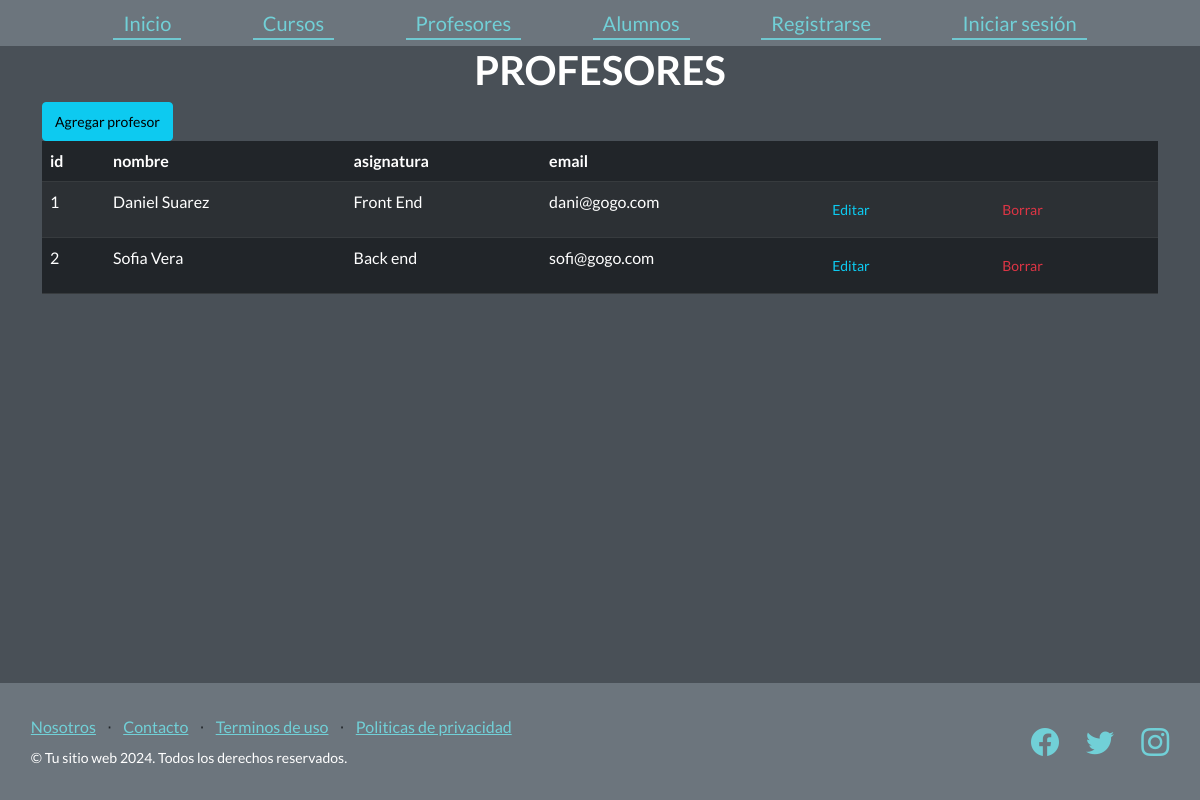
The page /ver_profesores/ on the database as committed earlier.
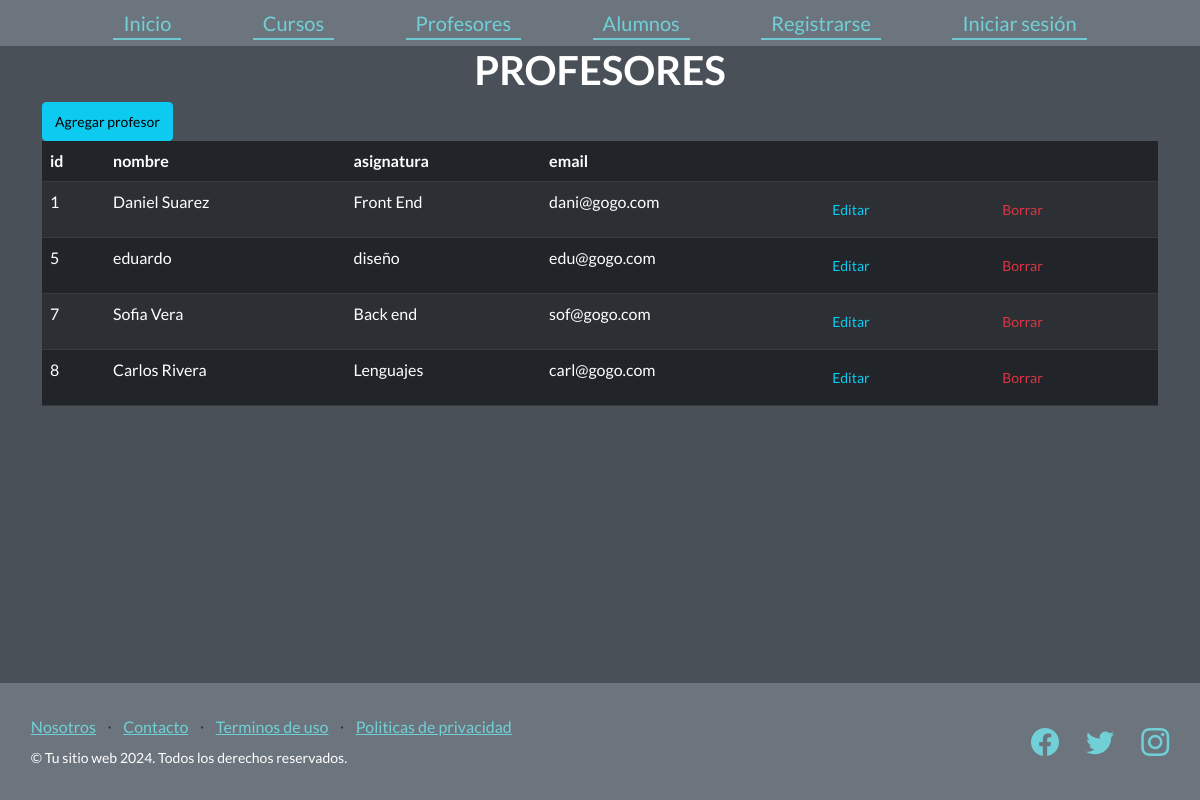
The same page on the database as committed later.
### AppCoder/models.py (models this page shows, shortened)
class Profesores(models.Model):
    nombre = models.CharField(max_length=100)
    asignatura = models.CharField(max_length=100)
    email = models.EmailField(max_length=150)

### AppCoder/views.py (the view)
# urls.py: path("ver_profesores/", views.ver_profesores , name="ver_profesores" ),
def ver_profesores(request):
    profesores = Profesores.objects.all()
    return render(request, "ver_profesores.html", {"profesores": profesores})

### AppCoder/template/ver_profesores.html (shortened to what this page needs)
{% extends "padre.html" %}
{% load static %}
{% block contenido %}
    <div class="container letra-formulario">
        <div class="campo " >
            <h1>PROFESORES</h1>
        </div>
        <a href="{% url 'alta_profesores' %}" class="btn btn-info btn-sm">Agregar profesor</a>
        <table class="table table-striped table-dark">
            <thead>
                <tr>
                    <th>id</th>
                    <th>nombre</th>
                    <th>asignatura</th>
                    <th>email</th>
                    <th></th>
                    <th></th>
                </tr>
            </thead>
            <tbody>
                {% for profesor in profesores %}
                <tr>
                    <td> {{profesor.id}}</td>
                    <td>{{profesor.nombre}}</td>
                    <td>{{profesor.asignatura}}</td>
                    <td>{{profesor.email}}</td>
                    <td><a href="{% url 'editar_profesor' profesor.id %}" class="btn text-info btn-sm" >Editar</a></td>
                    <td><a href="{% url 'elimina_profesor' profesor.id %}" class="btn text-danger btn-sm">Borrar</a></td>
                </tr>
                {% endfor %}
            </tbody>
        </table>
    </div>
{% endblock %}

Rows that differ between the two databases and show on the page:
removed Profesores: id "2", nombre "Sofia Vera", asignatura "Back end", email "sofi@gogo.com"
added Profesores: id "5", nombre "eduardo", asignatura "diseño", email "edu@gogo.com"
added Profesores: id "7", nombre "Sofia Vera", asignatura "Back end", email "sof@gogo.com"
added Profesores: id "8", nombre "Carlos Rivera", asignatura "Lenguajes", email "carl@gogo.com"
